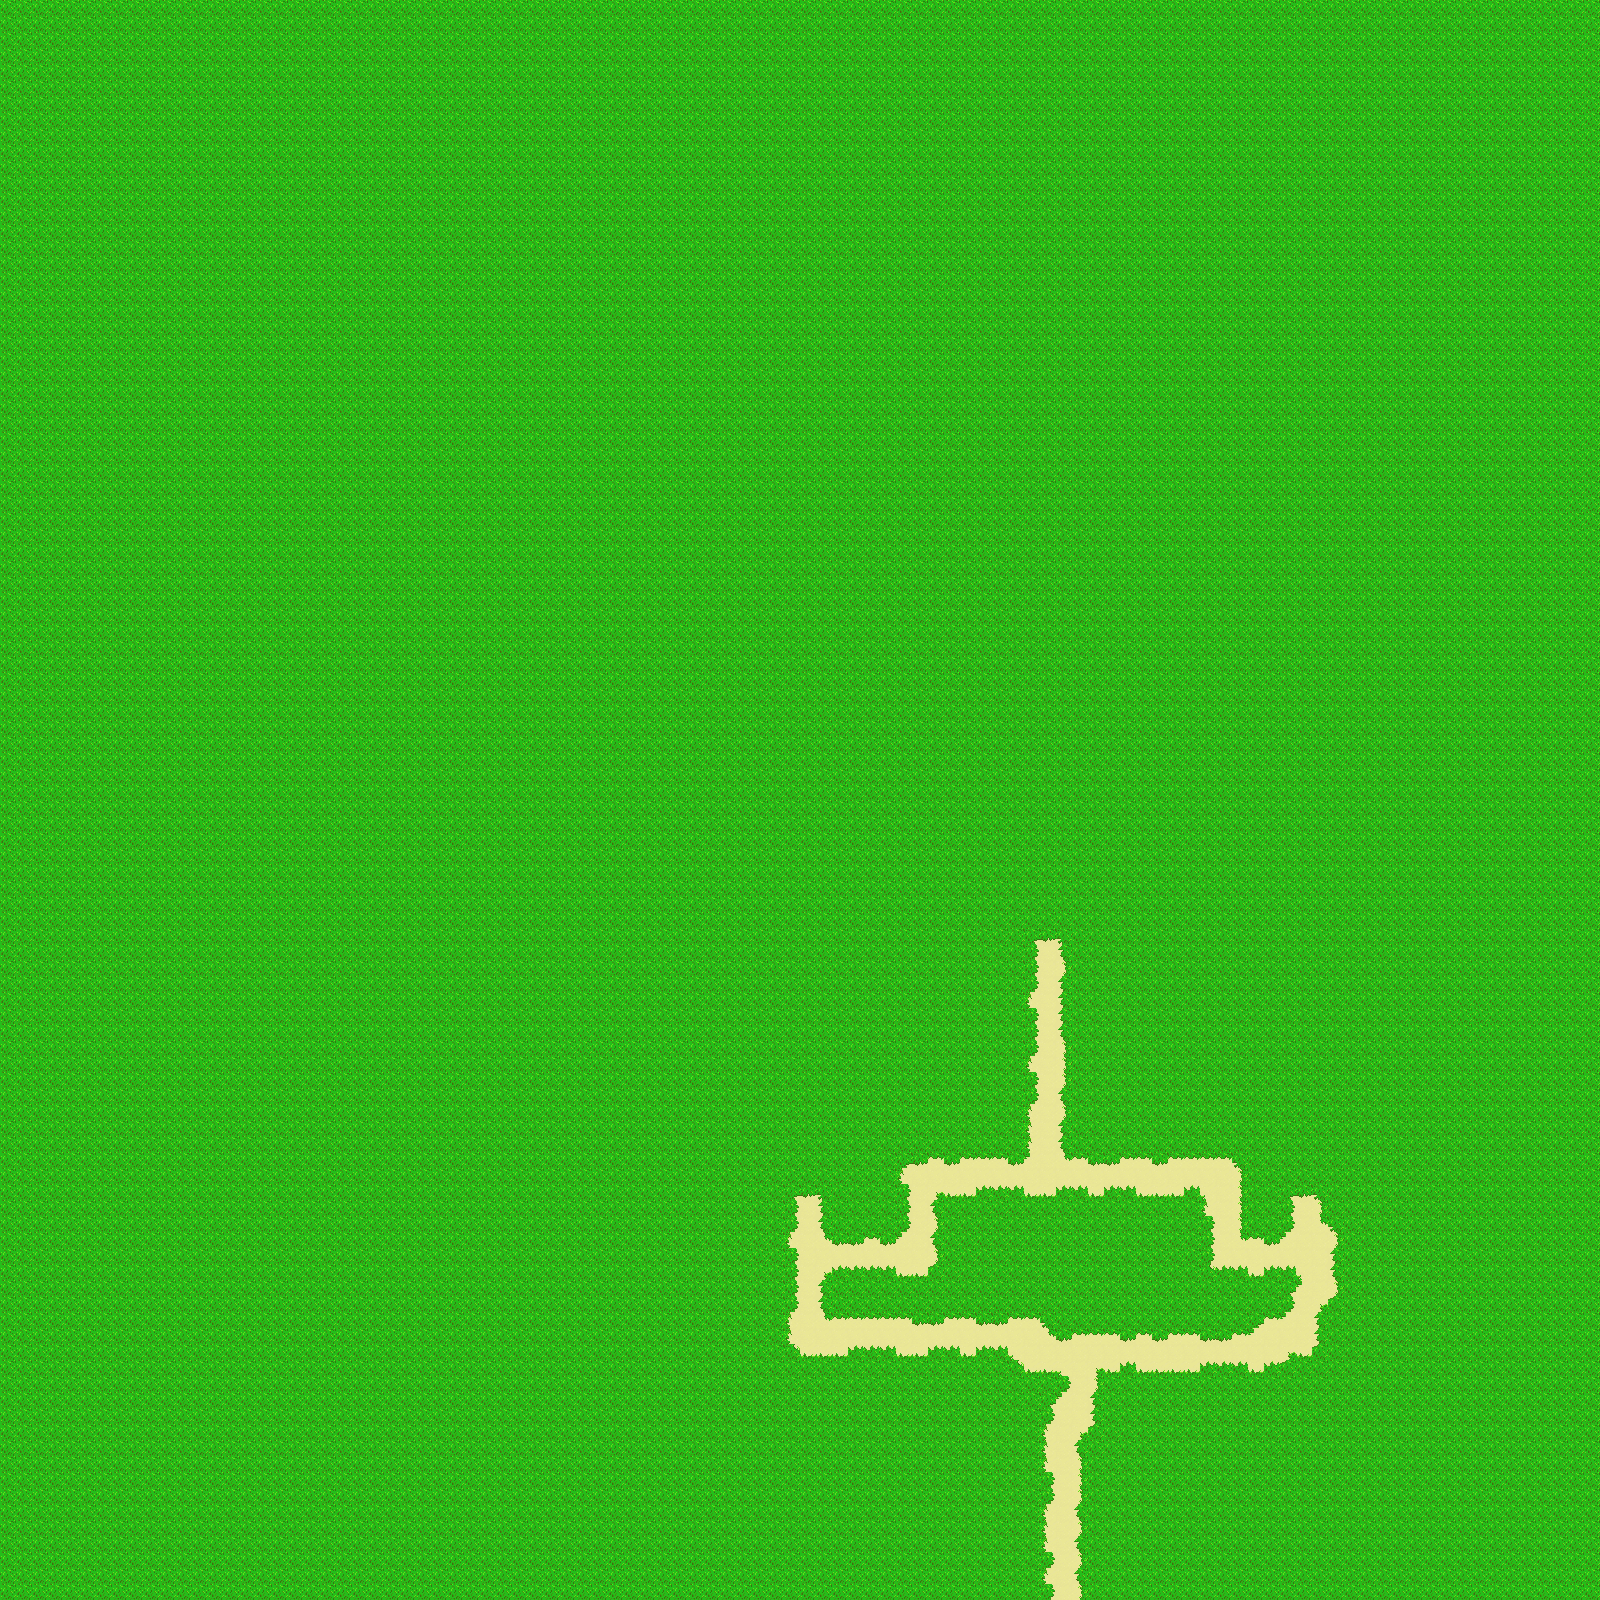

A 2D game scene composited from a Tiled map and its tileset images. What follows is a short description and the map's XML, with each tile layer's data collapsed to a summary:
An orthogonal 100x100 tile map with 16x16 px tiles, 1 tile layer (Base Layer) and 7 objects (Exit, Entrance, Spawn1, Spawn2, Spawn3, ...).

<map version="1.0" tiledversion="1.1.5" orientation="orthogonal" renderorder="right-down" width="100" height="100" tilewidth="16" tileheight="16" infinite="0" nextobjectid="14">
 <properties>
  <property name="Building" type="bool" value="true" />
  <property name="WorkerBuilding" type="bool" value="true" />
 </properties>
 <tileset firstgid="1" source="tilesetManorGrounds.tsx" />
 <layer name="Base Layer" width="100" height="100">
  <data>[10000 cells, 10000 non-empty, 18 distinct tile ids]</data>
 </layer>
 <objectgroup name="Travel Layer">
  <object id="1" name="Exit" x="1030" y="1585.5" width="69" height="13">
   <properties>
    <property name="Exit" value="mapManorGrounds" />
   </properties>
  </object>
  <object id="2" name="Entrance" x="1058.58" y="1557.17" width="9" height="7.5">
   <properties>
    <property name="Entrance" value="mapManorGrounds" />
   </properties>
  </object>
 </objectgroup>
 <objectgroup name="Building Layer">
  <object id="4" name="Spawn1" x="802.667" y="1202.67" width="8.3333" height="13.3333" />
  <object id="5" name="Spawn2" x="1045.33" y="947.667" width="6.3333" height="12.6667" />
  <object id="6" name="Spawn3" x="1298.67" y="1202.85" width="9.33333" height="11.6364" />
  <object id="9" name="BuildingChest" x="1075.5" y="1317" width="8.5" height="7" />
  <object id="11" name="Pantry" x="1014.25" y="1200.25" width="63.5" height="63.5" />
 </objectgroup>
</map>
